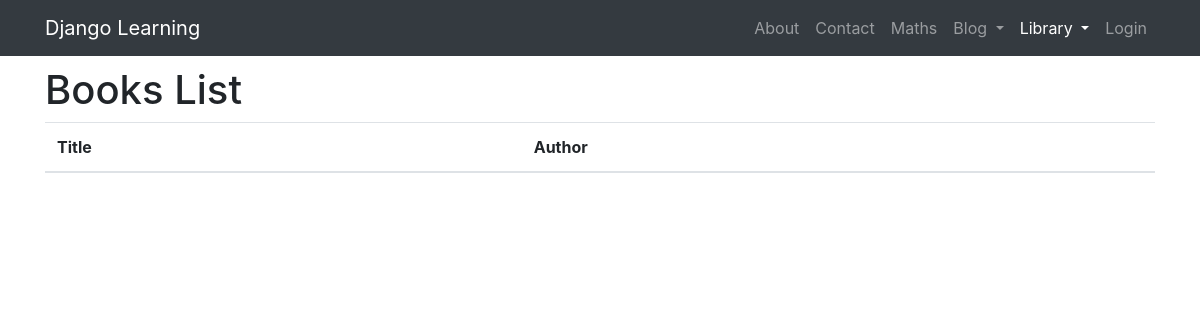
The app's page /books/all-books, older data.
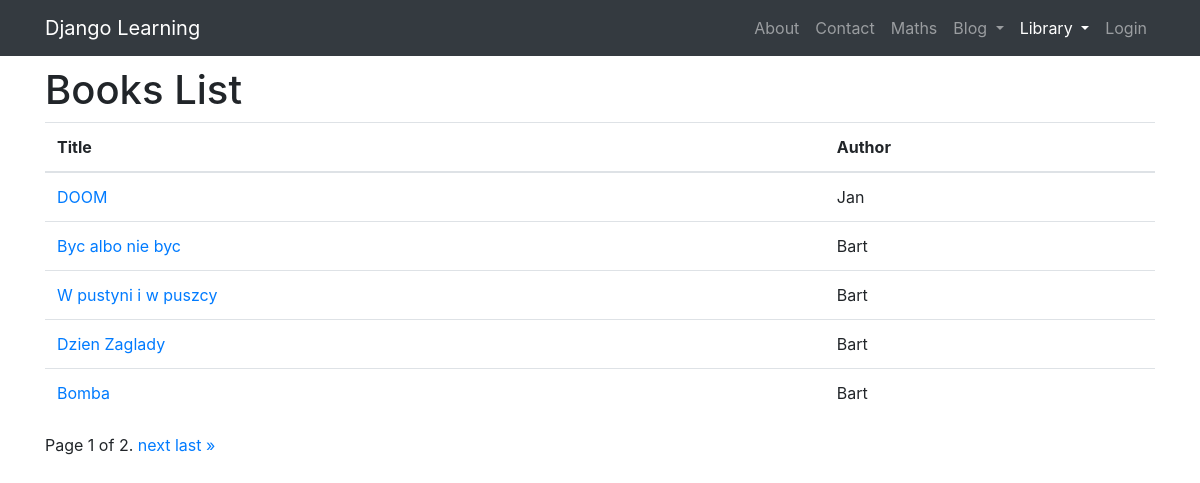
The same page, newer data.
### books/models.py (models this page shows, shortened)
class Book(models.Model):
    title = models.CharField(max_length=150, null=False)
    description = models.TextField(null=False)
    image = models.ImageField(upload_to='books/photos/%Y/%m/%d', null=True, blank=True, default=None)
    author = models.ForeignKey(
        'books.author',
        on_delete=models.CASCADE,
        null=False,
        blank=False
    )
    tags = models.ManyToManyField('books.Tag', related_name='books')

class Author(models.Model):
    name = models.CharField(max_length=150, null=False)
    surname = models.CharField(max_length=150, null=False)
    author_bio = models.TextField(blank=True, null=True)

### books/templates/books_list.html (shortened to what this page needs)
{% extends "main.html" %}
{% load bootstrap4 %}
{% block content %}
<h1>Books List</h1>
<table class="table">
    <thead>
        <tr>
            <th>Title</th>
            <th>Author</th>
        </tr>
    </thead>
    <tbody>
        {% for book in book_list %}
        <tr>
            <td><a href="{% url 'books:book_details' pk=book.pk %}">{{ book.title }}</a></td>
            <td>{{ book.author.name }}</td>
        </tr>
        {% endfor %}
    </tbody>
</table>
<div class="pagination">
    <span class="step-links">
        {% if is_paginated %}
            <span class="current">
                Page {{ page_obj.number }} of {{ page_obj.paginator.num_pages }}.
            </span>
            {% if page_obj.has_next %}
                <a href="?page={{ page_obj.next_page_number }}">next</a>
                <a href="?page={{ page_obj.paginator.num_pages }}">last &raquo;</a>
            {% endif %}
        {% endif %}
    </span>
</div>
{% endblock %}

### templates/main.html (shortened to what this page needs)
{% load bootstrap4 %}
<!DOCTYPE html>
<html lang="en">
<head>
   {% load static %}
   <link rel="stylesheet" type="text/css" href="{% static 'maths/css/style.css' %}">
   {% bootstrap_css %}
</head>
<body class="d-flex flex-column min-vh-100">
    <nav class="navbar navbar-expand-lg navbar-dark bg-dark">
        <div class="container">
            <a class="navbar-brand" href="{% url 'greetings:welcome' %}">Django Learning</a>
            <div class="collapse navbar-collapse justify-content-end" id="navbarNav">
                <ul class="navbar-nav">
                    <li class="nav-item {% if 'about' in request.get_full_path %}active{% endif %}">
                        <a class="nav-link" href="{% url 'greetings:about' %}">About</a>
                    </li>
                    <li class="nav-item {% if 'contact' in request.get_full_path %}active{% endif %}">
                        <a class="nav-link" href="{% url 'greetings:contact' %}">Contact</a>
                    </li>
                    <li class="nav-item {% if 'maths' in request.get_full_path %}active{% endif %}">
                        <a class="nav-link" href="{% url 'maths:list' %}">Maths</a>
                    </li>
                    <li class="nav-item dropdown {% if 'posts' in request.get_full_path %}active{% endif %}">
                        <a class="nav-link dropdown-toggle" href="#" id="navbarDropdown" role="button" data-toggle="dropdown" aria-haspopup="true" aria-expanded="false">
                          Blog
                        </a>
                      </li>
                    <li class="nav-item dropdown {% if 'books' in request.get_full_path %}active{% endif %}">
                        <a class="nav-link dropdown-toggle" href="#" id="navbarDropdown" role="button" data-toggle="dropdown" aria-haspopup="true" aria-expanded="false">
                          Library
                        </a>
                      </li>
                    {% if user.is_authenticated %}
                    <li class="nav-item">
                        <a class="nav-link"  href="{% url 'books:borrow_list' %}">{{ user.username }} |</a>
                    </li>
                    <li class="nav-item">
                        <form id="logout-form" action="{% url 'logout' %}" method="post" class="d-inline">
                            {% csrf_token %}
                            <button type="submit" class="btn btn-no-effect nav-link">Logout</button>
                        </form>
                    </li>
                    {% else %}
                    <li class="nav-item {% if 'login' in request.get_full_path %}active{% endif %}">
                        <a class="nav-link" href="{% url 'login' %}">Login</a>
                    </li>
                    {% endif %}
                </ul>
            </div>
        </div>
    </nav>
<main role="main" class="container" style="margin-top: 10px;">
    {% block content %}{% endblock %}
</main>
</body>
</html>

Row changes from the older to the newer data that the page shows:
added Book: title "DOOM", author.name "Jan"
added Book: title "Byc albo nie byc", author.name "Bart"
added Book: title "W pustyni i w puszcy", author.name "Bart"
added Book: title "Dzien Zaglady", author.name "Bart"
added Book: title "Bomba", author.name "Bart"
Text that changed along with them:
{{ page_obj.number }}: (not shown) → "1"
{{ page_obj.paginator.num_pages }}: (not shown) → "2"
text now shown: "Page of . next last »"
